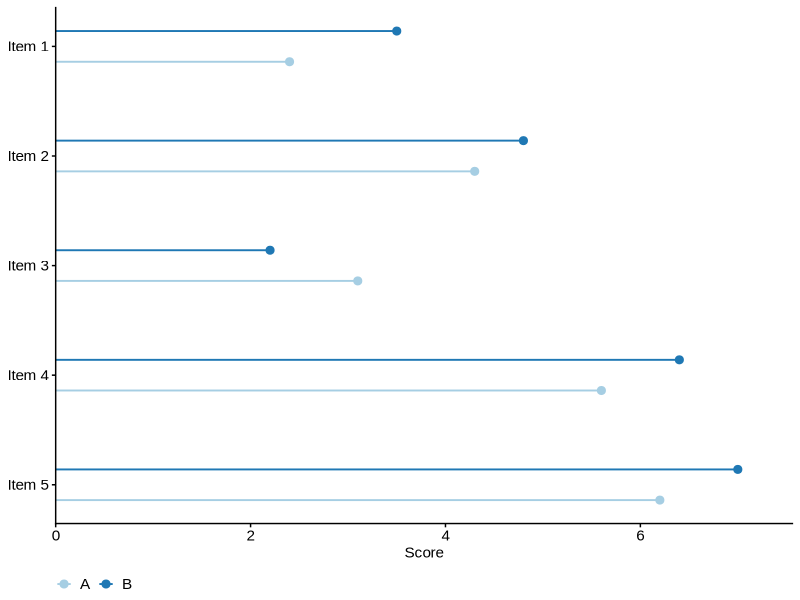
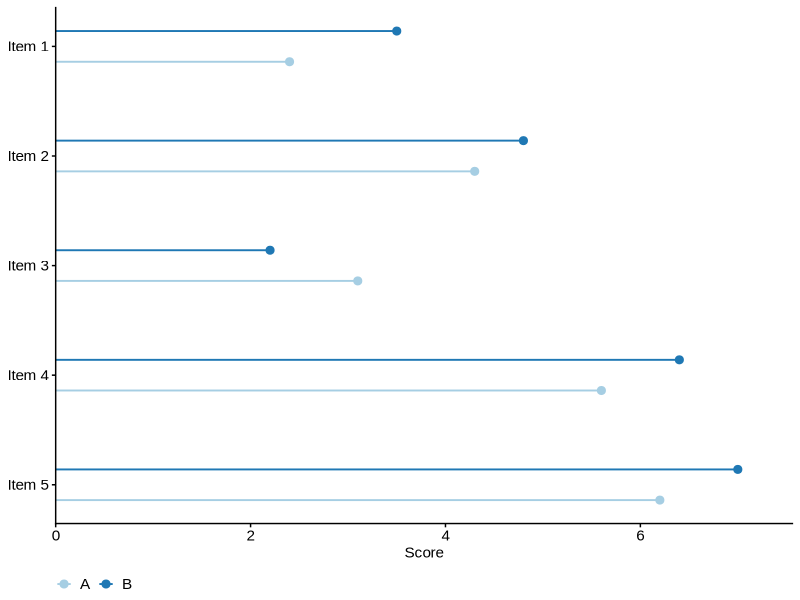

R code for these plots, in order:
library(ggplot2)
library(cowplot)
d <- read.csv("input.csv")
font_pt <- 11
theme_set(theme_cowplot(font_size = font_pt, font_family = "Arial") +
  theme(axis.text = element_text(size = font_pt), legend.text = element_text(size = font_pt),
        strip.text = element_text(size = font_pt), legend.position = "bottom"))
d$feature <- factor(d$feature, levels = rev(unique(d$feature)))
d$y <- as.numeric(d$feature) + ifelse(d$group == "A", -.14, .14)
p <- ggplot(d, aes(value, y, color = group)) +
  geom_segment(aes(x = 0, xend = value, yend = y), linewidth = .65) + geom_point(size = 2.4) +
  scale_color_manual(values = c(A = "#A6CEE3", B = "#1F78B4")) +
  scale_y_continuous(breaks = seq_along(levels(d$feature)), labels = levels(d$feature)) +
  scale_x_continuous(expand = expansion(mult = c(0, .08))) + labs(x = "Score", y = NULL, color = NULL)
width_mm <- 90; height_mm <- 80

saveRDS(p, "plot.rds")
ggsave("preview.pdf", p, width = width_mm, height = height_mm, units = "mm", device = cairo_pdf)
ggsave("preview.png", p, width = width_mm, height = height_mm, units = "mm", dpi = 300, device = ragg::agg_png, bg = "white")
